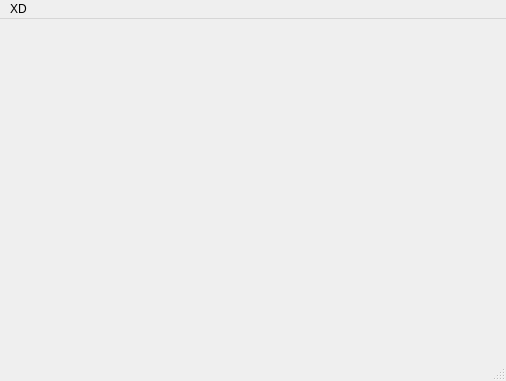
<?xml version="1.0" encoding="UTF-8"?>
<ui version="4.0">
 <class>MainWindow</class>
 <widget class="QMainWindow" name="MainWindow">
  <property name="geometry">
   <rect>
    <x>0</x>
    <y>0</y>
    <width>506</width>
    <height>381</height>
   </rect>
  </property>
  <property name="windowTitle">
   <string>MainWindow</string>
  </property>
  <widget class="QWidget" name="centralwidget"/>
  <widget class="QMenuBar" name="menubar">
   <property name="geometry">
    <rect>
     <x>0</x>
     <y>0</y>
     <width>506</width>
     <height>21</height>
    </rect>
   </property>
   <widget class="QMenu" name="menuXD">
    <property name="title">
     <string>XD</string>
    </property>
    <addaction name="actionQuit"/>
   </widget>
   <addaction name="menuXD"/>
  </widget>
  <widget class="QStatusBar" name="statusbar"/>
  <action name="actionQuit">
   <property name="text">
    <string>Quit</string>
   </property>
  </action>
 </widget>
 <resources/>
 <connections/>
</ui>
